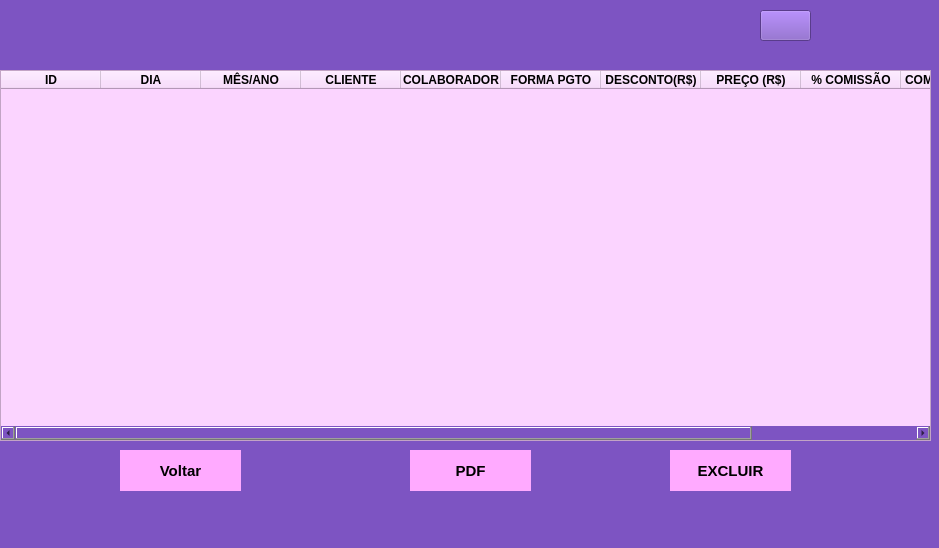
<?xml version="1.0" encoding="UTF-8"?>
<ui version="4.0">
 <class>MainWindow</class>
 <widget class="QMainWindow" name="MainWindow">
  <property name="geometry">
   <rect>
    <x>0</x>
    <y>0</y>
    <width>939</width>
    <height>548</height>
   </rect>
  </property>
  <property name="font">
   <font>
    <pointsize>13</pointsize>
    <bold>true</bold>
   </font>
  </property>
  <property name="windowTitle">
   <string>Lista_de_Servicos</string>
  </property>
  <property name="windowIcon">
   <iconset>
    <normaloff>unhas.png</normaloff>unhas.png</iconset>
  </property>
  <property name="styleSheet">
   <string notr="true">background-color: rgb(125, 84, 194);</string>
  </property>
  <widget class="QWidget" name="centralwidget">
   <widget class="QLabel" name="label">
    <property name="geometry">
     <rect>
      <x>270</x>
      <y>0</y>
      <width>281</width>
      <height>51</height>
     </rect>
    </property>
    <property name="text">
     <string/>
    </property>
    <property name="pixmap">
     <pixmap>Listade Servicos.png</pixmap>
    </property>
   </widget>
   <widget class="QTableWidget" name="tableWidget">
    <property name="geometry">
     <rect>
      <x>0</x>
      <y>70</y>
      <width>931</width>
      <height>371</height>
     </rect>
    </property>
    <property name="font">
     <font>
      <pointsize>10</pointsize>
      <bold>true</bold>
     </font>
    </property>
    <property name="styleSheet">
     <string notr="true">background-color: rgb(251, 212, 255);</string>
    </property>
    <column>
     <property name="text">
      <string>ID</string>
     </property>
     <property name="font">
      <font>
       <pointsize>9</pointsize>
       <bold>true</bold>
      </font>
     </property>
    </column>
    <column>
     <property name="text">
      <string>DIA</string>
     </property>
     <property name="font">
      <font>
       <pointsize>9</pointsize>
       <bold>true</bold>
      </font>
     </property>
    </column>
    <column>
     <property name="text">
      <string>MÊS/ANO</string>
     </property>
     <property name="font">
      <font>
       <pointsize>9</pointsize>
       <bold>true</bold>
      </font>
     </property>
    </column>
    <column>
     <property name="text">
      <string>CLIENTE</string>
     </property>
     <property name="font">
      <font>
       <pointsize>9</pointsize>
       <bold>true</bold>
      </font>
     </property>
    </column>
    <column>
     <property name="text">
      <string>COLABORADOR</string>
     </property>
     <property name="font">
      <font>
       <pointsize>9</pointsize>
       <bold>true</bold>
      </font>
     </property>
    </column>
    <column>
     <property name="text">
      <string>FORMA PGTO</string>
     </property>
     <property name="font">
      <font>
       <pointsize>9</pointsize>
       <bold>true</bold>
      </font>
     </property>
    </column>
    <column>
     <property name="text">
      <string>DESCONTO(R$)</string>
     </property>
     <property name="font">
      <font>
       <pointsize>9</pointsize>
       <bold>true</bold>
      </font>
     </property>
    </column>
    <column>
     <property name="text">
      <string>PREÇO (R$)</string>
     </property>
     <property name="font">
      <font>
       <pointsize>9</pointsize>
       <bold>true</bold>
      </font>
     </property>
    </column>
    <column>
     <property name="text">
      <string>% COMISSÃO</string>
     </property>
     <property name="font">
      <font>
       <pointsize>9</pointsize>
       <bold>true</bold>
      </font>
     </property>
    </column>
    <column>
     <property name="text">
      <string>COMISSÃO (R$)</string>
     </property>
     <property name="font">
      <font>
       <bold>true</bold>
      </font>
     </property>
    </column>
    <column>
     <property name="text">
      <string> TOTAL(R$)</string>
     </property>
     <property name="font">
      <font>
       <bold>true</bold>
      </font>
     </property>
    </column>
   </widget>
   <widget class="QPushButton" name="pdfButton">
    <property name="geometry">
     <rect>
      <x>410</x>
      <y>450</y>
      <width>121</width>
      <height>41</height>
     </rect>
    </property>
    <property name="font">
     <font>
      <pointsize>11</pointsize>
      <italic>false</italic>
      <bold>true</bold>
     </font>
    </property>
    <property name="styleSheet">
     <string notr="true">background-color: rgb(255, 170, 255);
border-style: outset;

</string>
    </property>
    <property name="text">
     <string>PDF</string>
    </property>
   </widget>
   <widget class="QPushButton" name="voltarButton">
    <property name="geometry">
     <rect>
      <x>120</x>
      <y>450</y>
      <width>121</width>
      <height>41</height>
     </rect>
    </property>
    <property name="font">
     <font>
      <pointsize>11</pointsize>
      <italic>false</italic>
      <bold>true</bold>
     </font>
    </property>
    <property name="styleSheet">
     <string notr="true">background-color: rgb(255, 170, 255);
border-style: outset;

</string>
    </property>
    <property name="text">
     <string>Voltar</string>
    </property>
   </widget>
   <widget class="QLabel" name="pdfLabel_2">
    <property name="geometry">
     <rect>
      <x>410</x>
      <y>500</y>
      <width>161</width>
      <height>21</height>
     </rect>
    </property>
    <property name="font">
     <font>
      <pointsize>10</pointsize>
      <bold>true</bold>
     </font>
    </property>
    <property name="styleSheet">
     <string notr="true">color: rgb(255, 255, 0);</string>
    </property>
    <property name="text">
     <string/>
    </property>
    <property name="textFormat">
     <enum>Qt::AutoText</enum>
    </property>
   </widget>
   <widget class="QPushButton" name="excluirButton">
    <property name="geometry">
     <rect>
      <x>670</x>
      <y>450</y>
      <width>121</width>
      <height>41</height>
     </rect>
    </property>
    <property name="font">
     <font>
      <pointsize>11</pointsize>
      <italic>false</italic>
      <bold>true</bold>
     </font>
    </property>
    <property name="styleSheet">
     <string notr="true">background-color: rgb(255, 170, 255);
border-style: outset;

</string>
    </property>
    <property name="text">
     <string>EXCLUIR</string>
    </property>
   </widget>
   <widget class="QPushButton" name="MsmServicoButton">
    <property name="geometry">
     <rect>
      <x>760</x>
      <y>10</y>
      <width>51</width>
      <height>31</height>
     </rect>
    </property>
    <property name="text">
     <string/>
    </property>
    <property name="icon">
     <iconset>
      <normaloff>email.png</normaloff>email.png</iconset>
    </property>
    <property name="iconSize">
     <size>
      <width>45</width>
      <height>45</height>
     </size>
    </property>
   </widget>
  </widget>
  <widget class="QMenuBar" name="menubar">
   <property name="geometry">
    <rect>
     <x>0</x>
     <y>0</y>
     <width>939</width>
     <height>22</height>
    </rect>
   </property>
  </widget>
  <widget class="QStatusBar" name="statusbar"/>
 </widget>
 <resources/>
 <connections/>
</ui>
